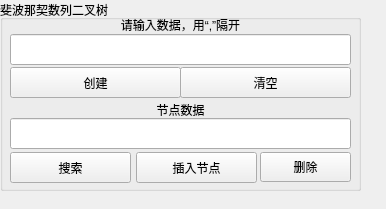
<?xml version="1.0" encoding="UTF-8"?>
<ui version="4.0">
 <class>BinaryTreeUI</class>
 <widget class="QWidget" name="BinaryTreeUI">
  <property name="geometry">
   <rect>
    <x>0</x>
    <y>0</y>
    <width>386</width>
    <height>209</height>
   </rect>
  </property>
  <property name="windowTitle">
   <string>Form</string>
  </property>
  <widget class="QGroupBox" name="groupBox">
   <property name="geometry">
    <rect>
     <x>0</x>
     <y>0</y>
     <width>361</width>
     <height>191</height>
    </rect>
   </property>
   <property name="title">
    <string>斐波那契数列二叉树</string>
   </property>
   <widget class="QPushButton" name="Button_InsertBiTreeNode">
    <property name="geometry">
     <rect>
      <x>10</x>
      <y>67</y>
      <width>171</width>
      <height>31</height>
     </rect>
    </property>
    <property name="text">
     <string>创建</string>
    </property>
   </widget>
   <widget class="QPushButton" name="Button_SearchBiTreeNode">
    <property name="geometry">
     <rect>
      <x>10</x>
      <y>152</y>
      <width>121</width>
      <height>31</height>
     </rect>
    </property>
    <property name="text">
     <string>搜索</string>
    </property>
   </widget>
   <widget class="QPushButton" name="Button_CleanBiTreeNode">
    <property name="geometry">
     <rect>
      <x>180</x>
      <y>67</y>
      <width>171</width>
      <height>31</height>
     </rect>
    </property>
    <property name="text">
     <string>清空</string>
    </property>
   </widget>
   <widget class="QPushButton" name="Button_DeleteBiTreeNode">
    <property name="geometry">
     <rect>
      <x>260</x>
      <y>152</y>
      <width>91</width>
      <height>30</height>
     </rect>
    </property>
    <property name="text">
     <string>删除</string>
    </property>
   </widget>
   <widget class="QLineEdit" name="BinaryTreeDataEdit_2">
    <property name="geometry">
     <rect>
      <x>10</x>
      <y>118</y>
      <width>341</width>
      <height>31</height>
     </rect>
    </property>
   </widget>
   <widget class="QLineEdit" name="BinaryTreeDataEdit">
    <property name="geometry">
     <rect>
      <x>10</x>
      <y>34</y>
      <width>341</width>
      <height>31</height>
     </rect>
    </property>
   </widget>
   <widget class="QLabel" name="label">
    <property name="geometry">
     <rect>
      <x>10</x>
      <y>12</y>
      <width>341</width>
      <height>25</height>
     </rect>
    </property>
    <property name="text">
     <string>请输入数据，用“,”隔开</string>
    </property>
    <property name="alignment">
     <set>Qt::AlignCenter</set>
    </property>
   </widget>
   <widget class="QLabel" name="label_2">
    <property name="geometry">
     <rect>
      <x>10</x>
      <y>100</y>
      <width>341</width>
      <height>20</height>
     </rect>
    </property>
    <property name="text">
     <string>节点数据</string>
    </property>
    <property name="alignment">
     <set>Qt::AlignCenter</set>
    </property>
   </widget>
   <widget class="QPushButton" name="Button_SearchPublicRootBiTreeNode">
    <property name="geometry">
     <rect>
      <x>136</x>
      <y>152</y>
      <width>121</width>
      <height>31</height>
     </rect>
    </property>
    <property name="text">
     <string>插入节点</string>
    </property>
   </widget>
  </widget>
 </widget>
 <resources/>
 <connections>
  <connection>
   <sender>Button_CleanBiTreeNode</sender>
   <signal>clicked()</signal>
   <receiver>BinaryTreeUI</receiver>
   <slot>on_binarytree_delete_btn_clicked()</slot>
   <hints>
    <hint type="sourcelabel">
     <x>265</x>
     <y>112</y>
    </hint>
    <hint type="destinationlabel">
     <x>357</x>
     <y>121</y>
    </hint>
   </hints>
  </connection>
  <connection>
   <sender>Button_DeleteBiTreeNode</sender>
   <signal>clicked()</signal>
   <receiver>BinaryTreeUI</receiver>
   <slot>on_binarytree_node_delete_btn_clicked()</slot>
   <hints>
    <hint type="sourcelabel">
     <x>292</x>
     <y>188</y>
    </hint>
    <hint type="destinationlabel">
     <x>322</x>
     <y>202</y>
    </hint>
   </hints>
  </connection>
  <connection>
   <sender>Button_InsertBiTreeNode</sender>
   <signal>clicked()</signal>
   <receiver>BinaryTreeUI</receiver>
   <slot>on_binarytree_create_btn_clicked()</slot>
   <hints>
    <hint type="sourcelabel">
     <x>339</x>
     <y>60</y>
    </hint>
    <hint type="destinationlabel">
     <x>442</x>
     <y>178</y>
    </hint>
   </hints>
  </connection>
  <connection>
   <sender>Button_SearchBiTreeNode</sender>
   <signal>clicked()</signal>
   <receiver>BinaryTreeUI</receiver>
   <slot>on_binarytree_node_search_btn_clicked()</slot>
   <hints>
    <hint type="sourcelabel">
     <x>178</x>
     <y>176</y>
    </hint>
    <hint type="destinationlabel">
     <x>455</x>
     <y>201</y>
    </hint>
   </hints>
  </connection>
  <connection>
   <sender>Button_SearchPublicRootBiTreeNode</sender>
   <signal>clicked()</signal>
   <receiver>BinaryTreeUI</receiver>
   <slot>on_binarytree_public_parentnode_search_btn_clicked()</slot>
   <hints>
    <hint type="sourcelabel">
     <x>196</x>
     <y>167</y>
    </hint>
    <hint type="destinationlabel">
     <x>192</x>
     <y>104</y>
    </hint>
   </hints>
  </connection>
 </connections>
 <slots>
  <slot>on_binarytree_create_btn_clicked()</slot>
  <slot>on_binarytree_delete_btn_clicked()</slot>
  <slot>on_binarytree_node_delete_btn_clicked()</slot>
  <slot>on_binarytree_SimulationTree_creat_btn_clicked()</slot>
  <slot>on_bigroottree_create_btn_clicked()</slot>
  <slot>on_bigroottree_insert_btn_clicked()</slot>
  <slot>on_bigroottree_remove_btn_clicked()</slot>
  <slot>on_Btree_create_btn_clicked()</slot>
  <slot>on_Btree_insert_btn_clicked()</slot>
  <slot>on_Btree_remove_btn_clicked()</slot>
  <slot>on_Btree_destroy_btn_clicked()</slot>
  <slot>on_binarytree_node_search_btn_clicked()</slot>
  <slot>on_Btree_search_btn_clicked()</slot>
  <slot>on_binarytree_public_parentnode_search_btn_clicked()</slot>
 </slots>
</ui>
